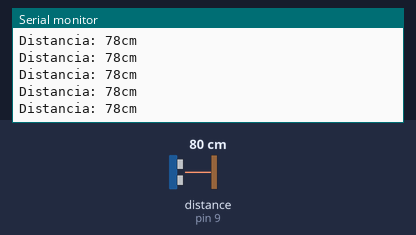
Recording of a sketch running on a simulated Arduino Uno, built with avr-gcc and run on an emulated ATmega328P. Shown: the last lines printed to the serial monitor. Wiring (inferred from the names in the program): ultrasonic range finder: trigger pin 10; echo pin 9. The test bench sets the inputs (shaded band); at power-on: distance to the obstacle (sensor on pin 9) 80 cm. The echo pulse lasts 58.3 µs per cm.

Above: at 1.2 s.
1.3 s: distance to the obstacle (sensor on pin 9) set to 2 cm
At 1.38 s:
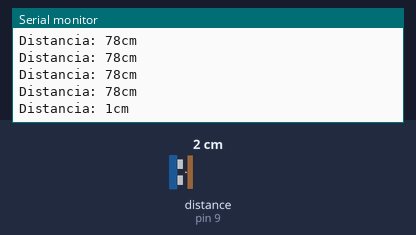
4.3 s: distance to the obstacle (sensor on pin 9) set to 4 cm
At 4.3 s:
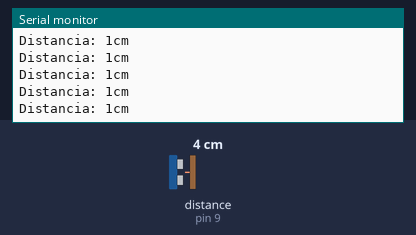
5.8 s: distance to the obstacle (sensor on pin 9) set to 35 cm
At 5.81 s:
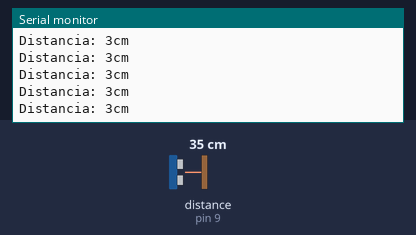
Timing chart, 0 to 8.8 s (numbered marks = the images above; inputs shaded):
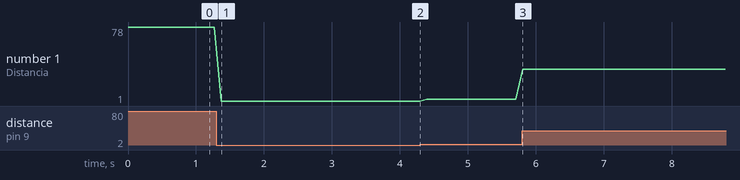

The sketch:

Practice8_Ultrasonic_Sensor.ino
```cpp
/*
  Ultrasonic Sensor HC-SR04

Description:
  Los sensores de ultrasonido son muy útiles para medir distancias
  y detectar obstaculos. El funcionamiento es simple, envía una señal
  ultrasónica inaudible y nos entrega el tiempo que demoró en ir y venir
  hasta el obstáculo más cercano que detectó

Author:
  created November 16, 2017
  by David Osorio

Organization:
  Colima Institute of Technology

Career:
  Computer Engineering

Subject:
  Embedded Systems

Video evidence:
  https://www.youtube.com/watch?v=Y7HmlsRMhoI
*/


const int pinTrigger = 10; // Pin digital 2 para el Trigger del sensor
const int pinEcho = 9;     // Pin digital 3 para el Echo del sensor


void setup() {
  Serial.begin(9600); // Iniciar la comunicación
  pinMode(pinTrigger, OUTPUT); // Pin como salida
  pinMode(pinEcho, INPUT); // Pin como entrada
  digitalWrite(pinTrigger, LOW); // Inicializar pin con 0
}

void loop() {
  long t; // Tiempo que demora en llegar el eco
  long d; // Distancia en cm

  digitalWrite(pinTrigger, HIGH);
  delayMicroseconds(10); // Enviar un pulso de 10us
  digitalWrite(pinTrigger, LOW);

  t = pulseIn(pinEcho, HIGH); // Obtener el ancho del pulso

  /*
   * Dado que la velocidad del sonido es de 343m/s o 29microseg/cm,
   * se debe dividir el tiempo entre 59, que es el tiempo
   * que tarda en recorrer ida y vuelta un cm la onda
   */
  d = t/59; // Escalar el tiempo a una distancia en cm

  Serial.print("Distancia: ");
  Serial.print(d); // Imprimir en el monitor serial el valor de la distancia
  Serial.print("cm");
  Serial.println();

  delay(100); // Pausa de 100ms
}
```

Measured:
- after the input at 1.3 s, the serial monitor: prints a new line after 0.07 s (image 1)
- plotted number 1: 78 → 1 after the input at 1.3 s, 1 → 3 after the input at 4.3 s, 3 → 34 after the input at 5.8 s
